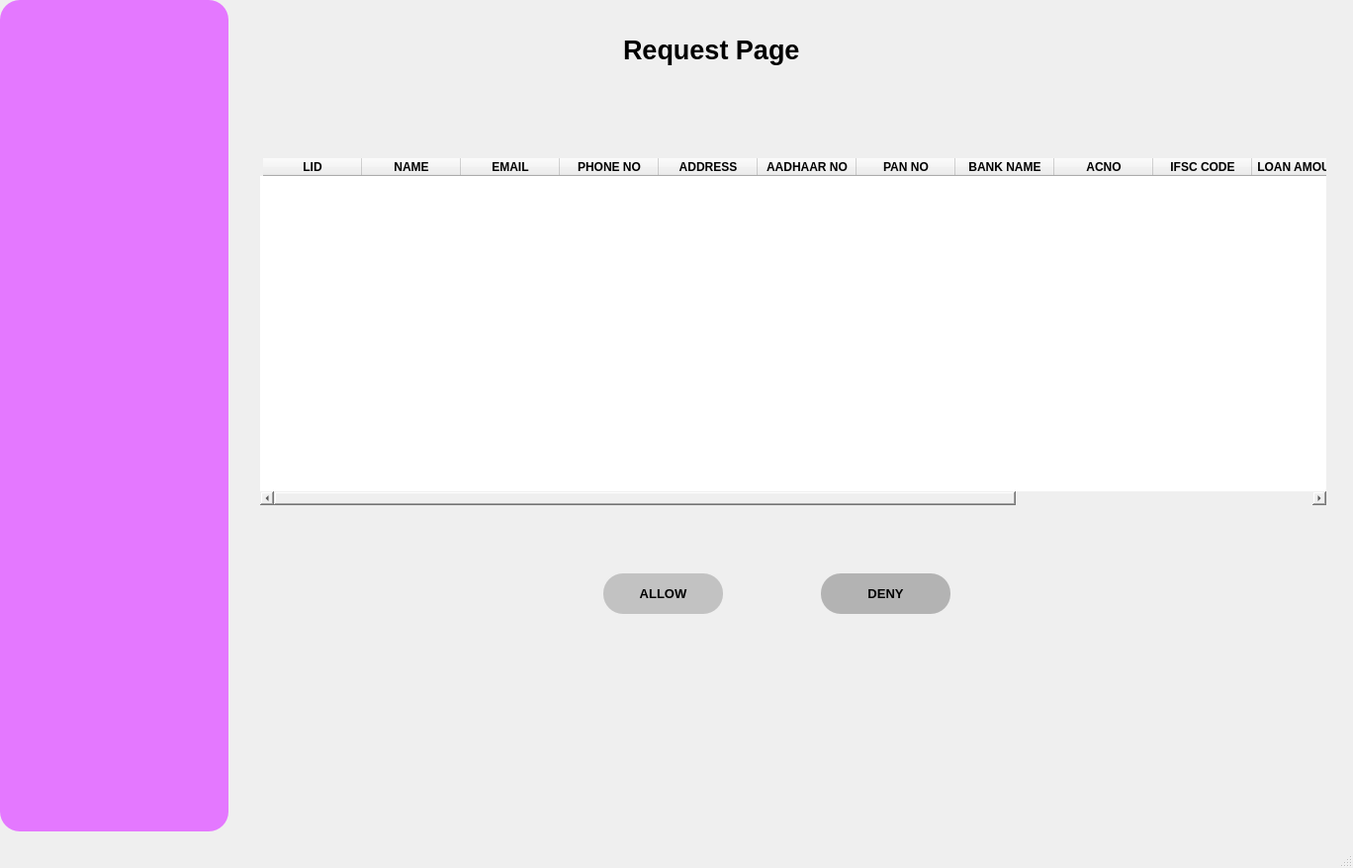
<?xml version="1.0" encoding="UTF-8"?>
<ui version="4.0">
 <class>MainWindow</class>
 <widget class="QMainWindow" name="MainWindow">
  <property name="geometry">
   <rect>
    <x>0</x>
    <y>0</y>
    <width>1368</width>
    <height>878</height>
   </rect>
  </property>
  <property name="minimumSize">
   <size>
    <width>1368</width>
    <height>878</height>
   </size>
  </property>
  <property name="maximumSize">
   <size>
    <width>1368</width>
    <height>878</height>
   </size>
  </property>
  <property name="windowTitle">
   <string>Loan Request Page</string>
  </property>
  <widget class="QWidget" name="centralwidget">
   <widget class="QFrame" name="frame">
    <property name="geometry">
     <rect>
      <x>0</x>
      <y>0</y>
      <width>1551</width>
      <height>921</height>
     </rect>
    </property>
    <property name="styleSheet">
     <string notr="true">
border-radius:20px</string>
    </property>
    <property name="frameShape">
     <enum>QFrame::StyledPanel</enum>
    </property>
    <property name="frameShadow">
     <enum>QFrame::Raised</enum>
    </property>
    <widget class="QFrame" name="frame_2">
     <property name="geometry">
      <rect>
       <x>0</x>
       <y>0</y>
       <width>231</width>
       <height>841</height>
      </rect>
     </property>
     <property name="styleSheet">
      <string notr="true">background-color: rgb(228, 120, 255);
border-radius:20px;
</string>
     </property>
     <property name="frameShape">
      <enum>QFrame::StyledPanel</enum>
     </property>
     <property name="frameShadow">
      <enum>QFrame::Raised</enum>
     </property>
    </widget>
    <widget class="QTableWidget" name="t1">
     <property name="geometry">
      <rect>
       <x>260</x>
       <y>160</y>
       <width>1081</width>
       <height>351</height>
      </rect>
     </property>
     <property name="font">
      <font>
       <pointsize>11</pointsize>
       <weight>75</weight>
       <italic>false</italic>
       <bold>true</bold>
      </font>
     </property>
     <property name="cursor" stdset="0">
      <cursorShape>ForbiddenCursor</cursorShape>
     </property>
     <property name="styleSheet">
      <string notr="true">padding-left:3px;
border-color: rgb(0, 85, 255);
borde-radius:20px;

</string>
     </property>
     <column>
      <property name="text">
       <string>LID</string>
      </property>
      <property name="font">
       <font>
        <weight>75</weight>
        <bold>true</bold>
       </font>
      </property>
     </column>
     <column>
      <property name="text">
       <string>NAME</string>
      </property>
      <property name="font">
       <font>
        <weight>75</weight>
        <bold>true</bold>
       </font>
      </property>
     </column>
     <column>
      <property name="text">
       <string>EMAIL</string>
      </property>
      <property name="font">
       <font>
        <weight>75</weight>
        <bold>true</bold>
       </font>
      </property>
     </column>
     <column>
      <property name="text">
       <string>PHONE NO</string>
      </property>
      <property name="font">
       <font>
        <weight>75</weight>
        <bold>true</bold>
       </font>
      </property>
     </column>
     <column>
      <property name="text">
       <string>ADDRESS</string>
      </property>
      <property name="font">
       <font>
        <weight>75</weight>
        <bold>true</bold>
       </font>
      </property>
     </column>
     <column>
      <property name="text">
       <string>AADHAAR NO</string>
      </property>
      <property name="font">
       <font>
        <weight>75</weight>
        <bold>true</bold>
       </font>
      </property>
     </column>
     <column>
      <property name="text">
       <string>PAN NO</string>
      </property>
      <property name="font">
       <font>
        <weight>75</weight>
        <bold>true</bold>
       </font>
      </property>
     </column>
     <column>
      <property name="text">
       <string>BANK NAME</string>
      </property>
      <property name="font">
       <font>
        <weight>75</weight>
        <bold>true</bold>
       </font>
      </property>
     </column>
     <column>
      <property name="text">
       <string>ACNO</string>
      </property>
      <property name="font">
       <font>
        <weight>75</weight>
        <bold>true</bold>
       </font>
      </property>
     </column>
     <column>
      <property name="text">
       <string>IFSC CODE</string>
      </property>
      <property name="font">
       <font>
        <weight>75</weight>
        <bold>true</bold>
       </font>
      </property>
     </column>
     <column>
      <property name="text">
       <string>LOAN AMOUNT</string>
      </property>
      <property name="font">
       <font>
        <weight>75</weight>
        <bold>true</bold>
       </font>
      </property>
     </column>
     <column>
      <property name="text">
       <string>LOAN TYPE</string>
      </property>
      <property name="font">
       <font>
        <weight>75</weight>
        <bold>true</bold>
       </font>
      </property>
     </column>
     <column>
      <property name="text">
       <string>REQUEST DATE</string>
      </property>
      <property name="font">
       <font>
        <weight>75</weight>
        <bold>true</bold>
       </font>
      </property>
     </column>
     <column>
      <property name="text">
       <string>TIME</string>
      </property>
      <property name="font">
       <font>
        <weight>75</weight>
        <bold>true</bold>
       </font>
      </property>
     </column>
    </widget>
    <widget class="QPushButton" name="pb1">
     <property name="geometry">
      <rect>
       <x>610</x>
       <y>580</y>
       <width>121</width>
       <height>41</height>
      </rect>
     </property>
     <property name="font">
      <font>
       <pointsize>10</pointsize>
       <weight>75</weight>
       <bold>true</bold>
      </font>
     </property>
     <property name="cursor">
      <cursorShape>PointingHandCursor</cursorShape>
     </property>
     <property name="styleSheet">
      <string notr="true">background-color: rgb(194, 194, 194);</string>
     </property>
     <property name="text">
      <string>ALLOW</string>
     </property>
     <property name="autoRepeat">
      <bool>false</bool>
     </property>
     <property name="flat">
      <bool>false</bool>
     </property>
    </widget>
    <widget class="QPushButton" name="pb2">
     <property name="geometry">
      <rect>
       <x>830</x>
       <y>580</y>
       <width>131</width>
       <height>41</height>
      </rect>
     </property>
     <property name="font">
      <font>
       <pointsize>10</pointsize>
       <weight>75</weight>
       <bold>true</bold>
      </font>
     </property>
     <property name="cursor">
      <cursorShape>PointingHandCursor</cursorShape>
     </property>
     <property name="styleSheet">
      <string notr="true">background-color: rgb(179, 179, 179);



</string>
     </property>
     <property name="text">
      <string>DENY</string>
     </property>
    </widget>
    <widget class="QLabel" name="label">
     <property name="geometry">
      <rect>
       <x>630</x>
       <y>20</y>
       <width>241</width>
       <height>61</height>
      </rect>
     </property>
     <property name="font">
      <font>
       <pointsize>20</pointsize>
       <weight>75</weight>
       <bold>true</bold>
      </font>
     </property>
     <property name="text">
      <string>Request Page</string>
     </property>
    </widget>
   </widget>
  </widget>
  <widget class="QMenuBar" name="menubar">
   <property name="geometry">
    <rect>
     <x>0</x>
     <y>0</y>
     <width>1368</width>
     <height>27</height>
    </rect>
   </property>
  </widget>
  <widget class="QStatusBar" name="statusbar"/>
 </widget>
 <resources/>
 <connections/>
</ui>
